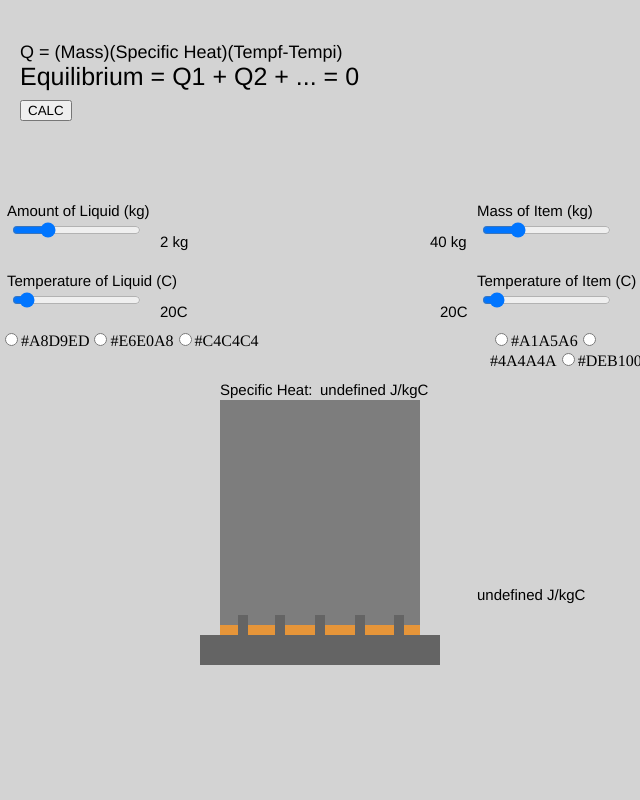
Frame 1 (no input)
Frame 60 (no input): identical to frame 1, image omitted
Frame 120 (the mouse pressed at the canvas centre since frame 60): identical to frame 1, image omitted

The p5.js sketch that drew this single still picture (run headless with seeded random() and noise() and a simulated clock; from frame 60 on, the mouse is pressed at the canvas centre):

// p5.js sketch
// ── sketch.js
var xpos,ypos;
var ySize;
var liqcolor,solcolor;
var shtext,shmtext;
var boilpt;
var flame;
var templ;
var running;
var ssize;
var metal;

function setup() {
  canvas = createCanvas(640, 800);
  frameRate(30);

  
  aSlider = createSlider(1,5,2);
  aSlider.position(10, 220);
  aSlider.mousePressed(filler);
  aSlider.mouseReleased(filler);
  aSlider.class("sim-slider");
  
  abSlider = createSlider(30,70,40);
  abSlider.position(480, 220);
  abSlider.mousePressed(filler);
  abSlider.mouseReleased(filler);
  abSlider.class("sim-slider");
  
  tempWSlider = createSlider(1,300,20);
  tempWSlider.position(10, 290);
  tempWSlider.mousePressed(filler);
  tempWSlider.mouseReleased(filler);
  tempWSlider.class("sim-slider");
  
  tempiSlider = createSlider(1,300,20);
  tempiSlider.position(480, 290);
  tempiSlider.mousePressed(filler);
  tempiSlider.mouseReleased(filler);
  tempiSlider.class("sim-slider");


  
  metalButton = createButton('CALC');
  metalButton.position(20,100);
  metalButton.mouseClicked(togglePlayButton);
  metalButton.class("sim-button");
  
  
  radioVert = createRadio();
  radioVert.position(0,330);
  radioVert.option('Water', '#A8D9ED');
  radioVert.option('Olive Oil', '#E6E0A8');
  radioVert.option('Mercury', '#C4C4C4');
  
  radioVert.class('sim-radio vertical');
  radioVert.changed(switchColor);
  
  radio2Vert = createRadio();
  radio2Vert.position(490,330);
  radio2Vert.option('Iron', '#A1A5A6');
  radio2Vert.option('Coal', '#4A4A4A');
  radio2Vert.option('Copper', '#DEB100');
  
  radio2Vert.class('sim-radio vertical');
  radio2Vert.changed(switchColor2);
  
  
  liquidc = color('#7D7D7D');
  solcolor=125,125,125,0;
  liqcolor=125,125,125,255;
}

function draw() {
background('lightgray');
  fill("black");
  textSize(15);
  textStyle(NORMAL);
  text("Amount of Liquid (kg)",7,216);
  text("Mass of Item (kg)",477,216);
  text("Temperature of Liquid (C)",7,286);
    text("Temperature of Item (C)",477,286);
  text("Specific Heat: ",220,395);
  text(shtext+" J/kgC ",320,395);
  text(shmtext+" J/kgC ",477,600);
  text( tempWSlider.value()+"C ",160,317);
  text( tempiSlider.value()+"C ",440,317);
  text(aSlider.value()+" kg ",160, 247);
  text(abSlider.value()+" kg ",430, 247);

  
  textSize(18);


  textSize(18);
  text("Q = (Mass)(Specific Heat)(Tempf-Tempi)",20,58);
  textSize(25);
  text("Equilibrium = Q1 + Q2 + ... = 0",20,85);
  
///////////////////////////////////////////////////////////////////////////////////////////
if (flame==true){
drawFlame();

Q=(aSlider.value()*shtext*(templ-tempWSlider.value()));

textSize(35);
text(Q+" J",7,650);
}


noStroke();// Flames
rectMode(CORNER);
fill('#E69539');
rect(220,620,200,30);   

drawContainer();
drawStove();
rectMode(CORNER);  
  fill(liquidc);
  rect(230,ypos,180,ySize);
if (metal==true){
  rectMode(CENTER);
  ssize = abSlider.value();
  fill(solcolor);
  rect(mouseX,mouseY,ssize,ssize	);
  rectMode(CORNER);
}


ySize=aSlider.value()*40;

if (aSlider.value()==1){
ypos=560;
}
if (aSlider.value()==2){
ypos=520;
}
if (aSlider.value()==3){
ypos=480;
}
if (aSlider.value()==4){
ypos=440;
}
if (aSlider.value()==5){
ypos=400;
}

if (radioVert.value() == '#A8D9ED') {
shtext=4186;
boilpt=100+ "C (Boiling Point)";

}

if (radioVert.value() == '#E6E0A8') {
shtext=1970;
boilpt=207+"C (Smoking Point)";

}

if (radioVert.value() == '#C4C4C4') {
shtext=140;
boilpt=357 + "C (Boiling Point)";

}
///////////////////////////////////////  

if (radio2Vert.value() == '#A1A5A6') {
shmtext=450;
metal=true;

}

if (radio2Vert.value() == '#4A4A4A') {
shmtext=300;
metal=true;

}

if (radio2Vert.value() == '#DEB100') {
shmtext=390;
metal=true;

}
  


    }





function filler(){

}

function togglePlayButton(){
if (!running){
running = true;
flame=true;
return
}
if (running){
      running = false;
      flame=false;
      return
    }
}

function drawContainer(){
  noStroke();
  rectMode(CORNER);
  fill(125,125,125,255);
  rect(220,400,200,225);
}

function drawFlame(){
  noStroke();
  rectMode(CORNER);
  fill('#E69539');
  rect(220,620,200,30);
}


function drawStove(){
  noStroke();
  rectMode(CORNER);
  fill(100,100,100,255);
  rect(200,635,240,30);
  rect(238,615,10,30);
  rect(275,615,10,30);
  rect(315,615,10,30);
  rect(355,615,10,30);
  rect(394,615,10,30);
}


function switchColor(){
  liquidc = radioVert.value();
}

function switchColor2(){
  solcolor = radio2Vert.value();
}
